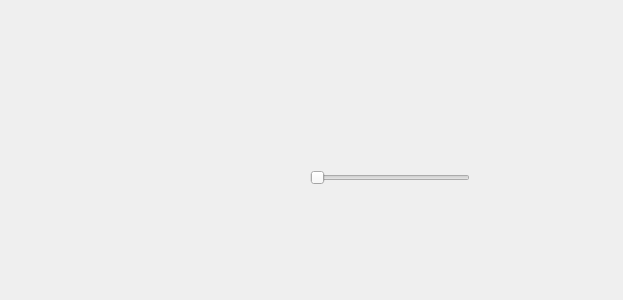
<?xml version="1.0" encoding="UTF-8"?>
<ui version="4.0">
 <class>Form</class>
 <widget class="QWidget" name="Form">
  <property name="geometry">
   <rect>
    <x>0</x>
    <y>0</y>
    <width>623</width>
    <height>300</height>
   </rect>
  </property>
  <property name="windowTitle">
   <string>Form</string>
  </property>
  <widget class="GeoLocationWidget" name="geoloc">
   <property name="geometry">
    <rect>
     <x>290</x>
     <y>50</y>
     <width>204</width>
     <height>76</height>
    </rect>
   </property>
   <property name="latitude">
    <double>-35.000000000000000</double>
   </property>
   <property name="longitude">
    <double>30.000000000000000</double>
   </property>
  </widget>
  <widget class="GlobeWidget" name="globe">
   <property name="geometry">
    <rect>
     <x>40</x>
     <y>40</y>
     <width>200</width>
     <height>200</height>
    </rect>
   </property>
   <property name="positionShown">
    <bool>true</bool>
   </property>
  </widget>
  <widget class="QSlider" name="horizontalSlider">
   <property name="geometry">
    <rect>
     <x>310</x>
     <y>170</y>
     <width>160</width>
     <height>16</height>
    </rect>
   </property>
   <property name="orientation">
    <enum>Qt::Horizontal</enum>
   </property>
  </widget>
 </widget>
 <customwidgets>
  <customwidget>
   <class>GeoLocationWidget</class>
   <extends>QWidget</extends>
   <header>generalUtils.qt_designer.designer_widgets</header>
  </customwidget>
  <customwidget>
   <class>GlobeWidget</class>
   <extends>QWidget</extends>
   <header>generalUtils.qt_designer.designer_widgets</header>
  </customwidget>
 </customwidgets>
 <resources/>
 <connections>
  <connection>
   <sender>geoloc</sender>
   <signal>latitudeChanged(double)</signal>
   <receiver>globe</receiver>
   <slot>setLatitude(double)</slot>
   <hints>
    <hint type="sourcelabel">
     <x>341</x>
     <y>94</y>
    </hint>
    <hint type="destinationlabel">
     <x>198</x>
     <y>109</y>
    </hint>
   </hints>
  </connection>
  <connection>
   <sender>geoloc</sender>
   <signal>longitudeChanged(double)</signal>
   <receiver>globe</receiver>
   <slot>setLongitude(double)</slot>
   <hints>
    <hint type="sourcelabel">
     <x>354</x>
     <y>79</y>
    </hint>
    <hint type="destinationlabel">
     <x>228</x>
     <y>192</y>
    </hint>
   </hints>
  </connection>
  <connection>
   <sender>horizontalSlider</sender>
   <signal>valueChanged(int)</signal>
   <receiver>globe</receiver>
   <slot>setAngle(int)</slot>
   <hints>
    <hint type="sourcelabel">
     <x>431</x>
     <y>177</y>
    </hint>
    <hint type="destinationlabel">
     <x>214</x>
     <y>164</y>
    </hint>
   </hints>
  </connection>
 </connections>
</ui>
